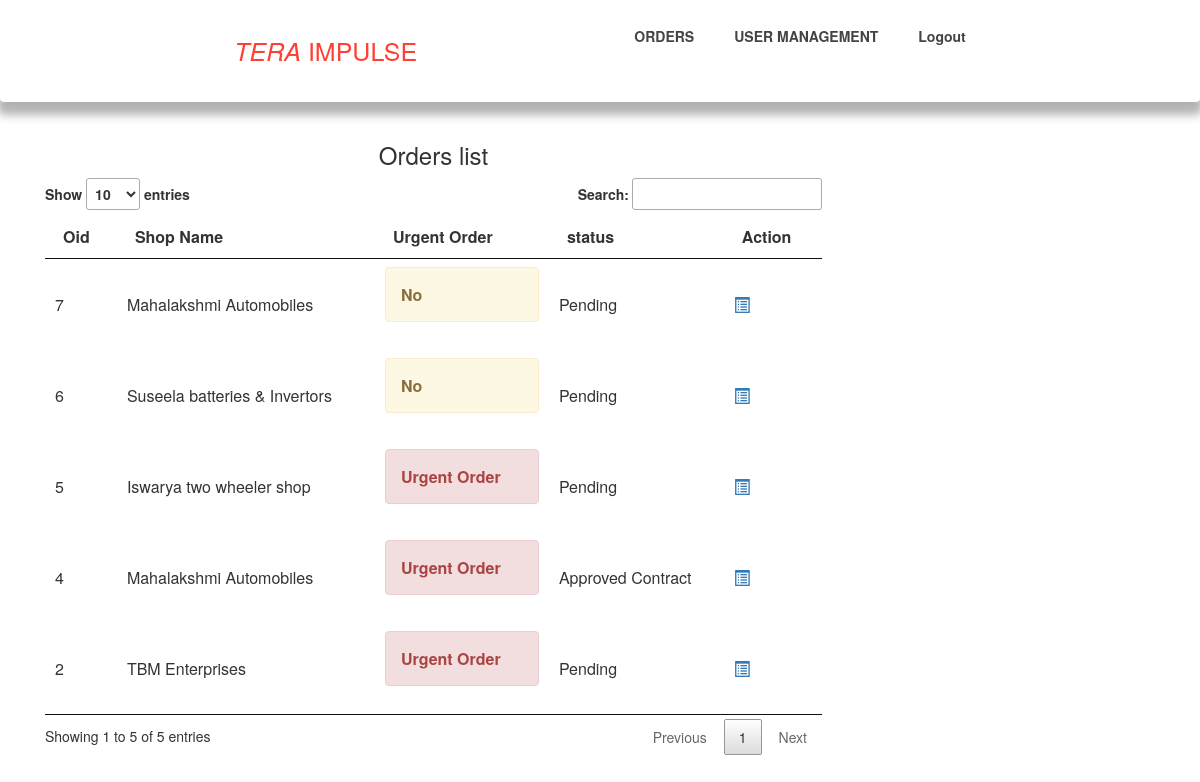
The app's page /admin/retrive.php with its own data.
### tables this page shows
CREATE TABLE `orders` (
  `Oid` int(11) NOT NULL,
  `salesper_id` int(11) DEFAULT NULL,
  `dealer_id` int(11) DEFAULT NULL,
  `date` date DEFAULT NULL,
  `comment` text DEFAULT NULL,
  `urgent` varchar(11) DEFAULT NULL,
  `status` enum('Pending','Approved Contract','Billing','Order Placed','Cancle') DEFAULT 'Pending' COMMENT 'P=Pendinng,AC=Approved Contract,B=Billing,OP=Order Placed'
);

CREATE TABLE `dealer` (
  `Did` int(11) NOT NULL,
  `Pid` varchar(50) NOT NULL,
  `shopName` varchar(50) NOT NULL,
  `number` varchar(13) NOT NULL,
  `area` varchar(100) NOT NULL,
  `common` int(10) NOT NULL DEFAULT 1
);

### admin/ManFunctions.php (called while the page is built, shortened)
<?php
class ManFunctions extends DB {
    function getalldata($link, $table) {
        $query = "select o.Oid,sp.name as person,d.shopName as shop ,d.area,
                  o.date,o.comment ,o.urgent,o.status from orders o
                  left join sperson sp on sp.id = o.salesper_id left
                  join dealer d on d.Did = o.dealer_id	  ";
        $result = mysqli_query($link, $query);
        $res = [];
        if (mysqli_num_rows($result) > 0) {
            $res = mysqli_fetch_all($result, MYSQLI_ASSOC);
        }
        return $res;
    }
}
$mf = new ManFunctions();

### admin/retrive.php (the view, shortened to what this page needs)
<?php
include 'manfunctions.php';
include_once 'menu.php';
?>
<!doctype html>
<html>
    <headalign=center>
        <link href="css/crudstyles.css" rel="stylesheet" type="text/css"/>
         <link href="css/datatable.css" rel="stylesheet" type="text/css"/>
         <link href="https://cdn.jsdelivr.net/npm/bootstrap@5.1.0/dist/css/bootstrap.min.css" rel="stylesheet">
  <link rel="stylesheet" href="https://maxcdn.bootstrapcdn.com/bootstrap/3.3.6/css/bootstrap.min.css" />
    </head>
    <body >
        <div class="container">
            <div class="right">
                    <h3 align=center>Orders list</h3>
                    <table class="example" id="example">
                        <thead>
                            <tr>
                                <th>Oid  </th>
                                <th>Shop Name</th>
                                <th>Urgent Order</th>
                                <th>status</th>
                                <th>Action</th>
                            </tr>
                        </thead>
                        <tbody>
                            <?php
                          $rows= $mf->getalldata($link,'Oid');
                          if(!empty($rows)){
                              foreach($rows as $row){
                                ?>
                                <tr>
                                    <td><?= $row['Oid'] ?></td>
                                    <td><?= $row['shop'] ?></td>
                                     <td>
                                      <?php
                                      if ($row['urgent']=='y' ){
                                          echo  '<div class="alert alert-danger">
                                                 <strong>Urgent Order</strong> </div>';
                                      }else{
                                          echo '<div class="alert alert-warning">
                                                 <strong>No</strong> </div>';
                                      }
                                        ?>
                                      </td>
                                    <td><?= $row['status'] ?>
                                    </td>
                                    <td>
                                         <a href="view.php?Oid=<?= $row['Oid'] ?>"  ><span align='center' class="glyphicon glyphicon-list-alt"></span></a>
                                    </td>
                                </tr>
                                <?php
                              }
                            ?>
                        </tbody>
                    </table>
                    <?php
                } else {
                    echo 'Record Not found';
                }
                ?>
            </div>
        </div>
    </body>
</html>

### admin/menu.php (shortened to what this page needs)
<nav class="navbar">
      <a href="create.php" class="navbar-logo"
        ><i class="material-icons">TERA</i> IMPULSE &nbsp;</a>
      <ul class="navbar-links">
        <li class="navbar-dropdown">
          <a href="#">ORDERS</a>
        </li>
        <li class="navbar-dropdown">
          <a href="#">USER MANAGEMENT</a>
        </li>
        <li class="navbar-dropdown">
            <a href="logout.php">Logout</a>
            </li>
      </ul>
    </nav>

### admin/css/crudstyles.css (style rules this page uses)
ul li { list-style-type: none; margin-bottom: 20px; }
.container { width: 80%; margin: auto; }
.right { width: 70%; float: left; }

### admin/css/datatable.css (style rules this page uses)
table.dataTable { width:100%;margin:0 auto;clear:both;border-collapse:separate;border-spacing:0 }
table.dataTable thead th,table.dataTable tfoot th { font-weight:bold }
table.dataTable thead th,table.dataTable thead td { padding:10px 18px;border-bottom:1px solid #111 }
table.dataTable thead .sorting,table.dataTable thead .sorting_asc,table.dataTable thead .sorting_desc,table.dataTable thead .sorting_asc_disabled,table.dataTable thead .sorting_desc_disabled { cursor:pointer;*cursor:hand;background-repeat:no-repeat;background-position:center right }
table.dataTable thead .sorting { background-image:url("../images/sort_both.png") }
table.dataTable thead .sorting_desc { background-image:url("../images/sort_desc.png") !important }
table.dataTable tbody tr { background-color:#fff }
table.dataTable tbody th,table.dataTable tbody td { padding:8px 10px }
table.dataTable.no-footer { border-bottom:1px solid #111 }
table.dataTable,table.dataTable th,table.dataTable td { box-sizing:content-box }

### admin/menu.php (style rules this page uses)
* { padding: 0; margin: 0; box-sizing: border-box; }
body { font-family: "Lato", sans-serif; }
.navbar { display: flex; align-items: center; width: 100vw; background-color: #fff; box-shadow: 0px 10px 10px 3px rgba(0, 0, 0, 0.3); position: relative; padding: 0px 70px; background-color: #fff; }
.navbar-logo { color: #ff3f34; text-decoration: none; font-size: 25px; padding: 0px 20px; }
.navbar-links { list-style-type: none; display: flex; }
.navbar-links li a { display: block; text-decoration: none; color: #444; padding: 20px 20px; font-weight: 700; transition: 0.4s all; }
.navbar-links li.navbar-dropdown { position: relative; }
::placeholder { color: #666; font-weight: 400; }

### records on screen
orders: Oid "2", dealer.shopName "TBM Enterprises", urgent "Urgent Order", status "Pending"
orders: Oid "4", dealer.shopName "Mahalakshmi Automobiles", urgent "Urgent Order", status "Approved Contract"
orders: Oid "5", dealer.shopName "Iswarya two wheeler shop", urgent "Urgent Order", status "Pending"
orders: Oid "6", dealer.shopName "Suseela batteries & Invertors", urgent "No", status "Pending"
orders: Oid "7", dealer.shopName "Mahalakshmi Automobiles", urgent "No", status "Pending"
